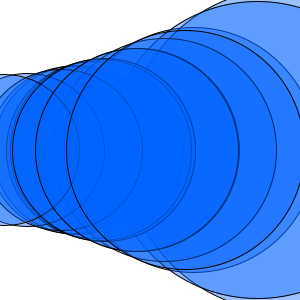
Frame 1 (no input)
Frame 60 (the mouse pressed at the canvas centre just before this capture): identical to frame 1, image omitted
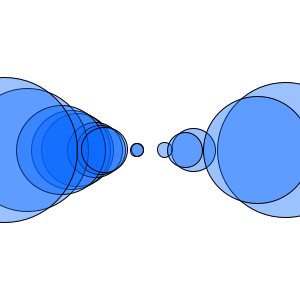
Frame 120 (the mouse held since frame 60 and released just before this capture)

The Processing sketch that drew these frames (run headless with seeded random() and noise(); from frame 60 on, the mouse is pressed at the canvas centre):

// Processing sketch: processing_22180
// ── processing_22180.pde

// The same silly example, but this time we are using an Array 
// to store our variables.

// This version takes advantage of loops to automate 
// traversing the array..

float x[] = new float[15]; // this creates an array of 15 floats, more than we had!

void setup() {
  size(300, 300);
  fill(0, 100, 255, 100);
  smooth();
  
  // "i" will count from 0 to 14, allowing us to access each individual
  // variable in our array using a single loop!
  for (int i=0; i < 15; i++) {
    x[i] = random(width);
  }
}

void draw() {
  background(255);
  float dia;

  for (int i=0; i < 15; i++) {
    // we can use a similar loop here to draw the ellipses
    // using each variable in the array
    dia = dist(x[i], 150, mouseX, mouseY);
    ellipse(x[i], 150, dia, dia);
  }
}
